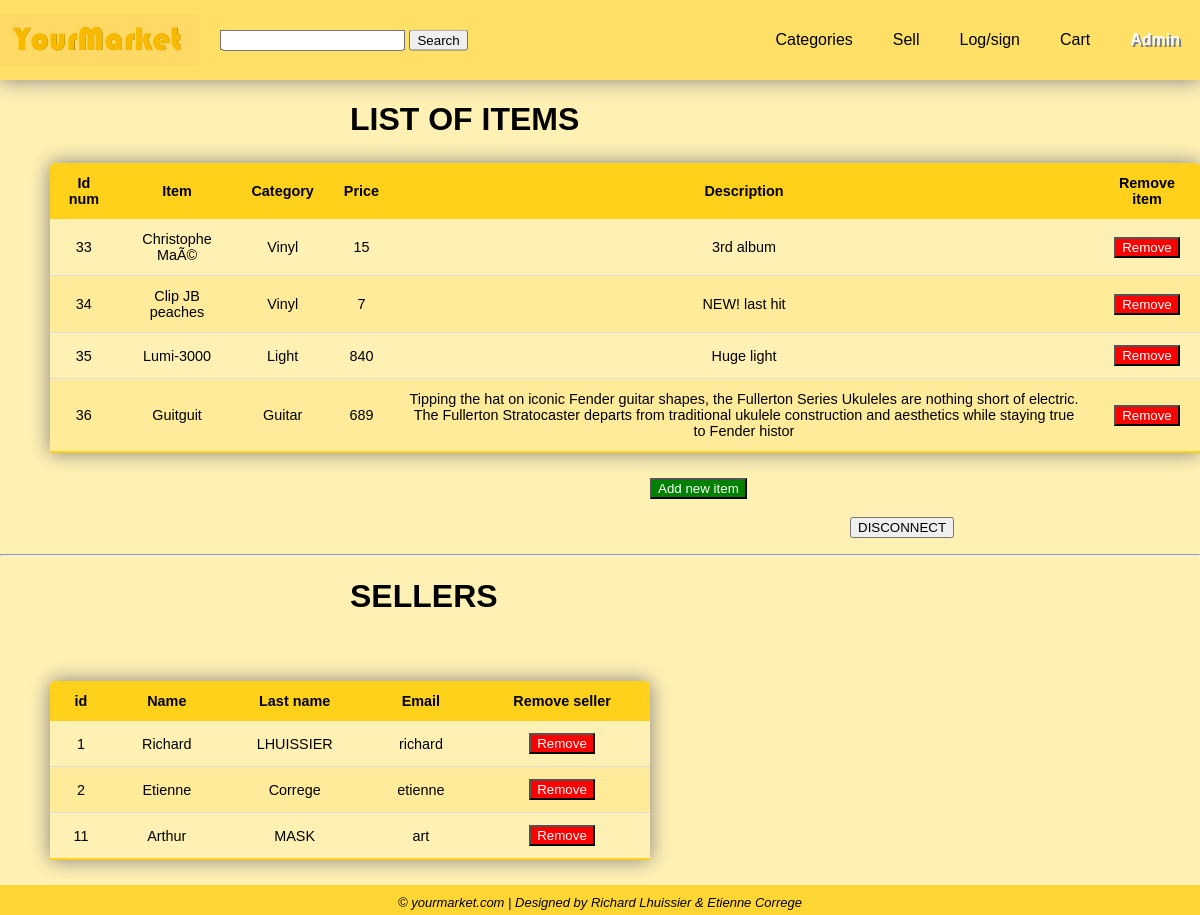
Page /yourmarket/admin.php on the committed database.
### tables this page shows
CREATE TABLE IF NOT EXISTS `item` (
  `id` int(11) NOT NULL AUTO_INCREMENT,
  `category` varchar(255) NOT NULL,
  `brand` varchar(255) NOT NULL,
  `model` varchar(255) NOT NULL,
  `startingprice` int(11) NOT NULL,
  `actualprice` int(11) DEFAULT NULL,
  `description` varchar(500) NOT NULL,
  `sellerid` int(11) NOT NULL,
  `commandid` int(11) DEFAULT NULL,
  `type` varchar(40) NOT NULL,
  PRIMARY KEY (`id`),
  KEY `fk_seller` (`sellerid`),
  KEY `fk_command` (`commandid`)
);

CREATE TABLE IF NOT EXISTS `user` (
  `id` int(11) NOT NULL AUTO_INCREMENT,
  `fname` varchar(50) NOT NULL,
  `lname` varchar(75) NOT NULL,
  `email` varchar(100) NOT NULL,
  `password` varchar(255) NOT NULL,
  `tel` varchar(15) NOT NULL,
  `photo` varchar(255) NOT NULL,
  `background` varchar(255) NOT NULL,
  `adress` varchar(500) NOT NULL,
  PRIMARY KEY (`id`)
);

### yourmarket/admin.php (the view, shortened to what this page needs)
<html>
	<head>
		<link rel="stylesheet" href="style.css">
	</head>
	<body>
	<header>
		<div class="inner_header">
			<div class="logo">
				<a href="index.php"><img src="logo.png" alt="logo" width="200" height="50"></a>
			</div>
			<div class="searchbar">
				<input type="search" id="search" value="">
				<input type="button" value="Search">
			</div>
			<ul class="navigation">
				<a href="categories.php"><li>Categories</li></a>
				<?php
					if($_SESSION['id']!=0){
						echo "<a href='sell.php'><li>Sell</li></a>";
						echo "<a href='youraccount.php'><li>Your Account</li></a>";
					}else{
						echo "<a href='youraccount_log_sig.php'><li>Sell</li></a>";
						echo "<a href='youraccount_log_sig.php'><li >Log/sign</li></a>";
					}
					echo "<a href='cart.php'><li>Cart</li></a>";
					if($_SESSION['admin']!=0){
						echo "<a href='admin.php'><li class='selected'>Admin</li></a>";
					}else{
						echo "<a href='youraccount_log_sig.php'><li class='selected'>Admin</li></a>";
					}
				?>
			</ul>
		</div>
	</header>
	<div class="list" style="margin-left:50px">
		<h1 style="margin-left:300px"> LIST OF ITEMS </h1>
		<table class="table-content">
		<form name="myformitem" action="admin.php" method="POST">
			<thead>
				<tr>
					<th>Id num</th>
					<th>Item</th>
					<th>Category</th>
					<th>Price</th>
					<th>Description</th>
					<th>Remove item</th>
				</tr>
			</thead>
			<tbody>
			<?php
		$user = 'root';
		$password = '';
		$database = 'yourmarket';
		$port = NULL;
		$mysqli = new mysqli('127.0.0.1', $user, $password, $database, $port);
			$sql = "SELECT * FROM item";
			$result = $mysqli->query($sql);
		if ($result->num_rows > 0) {
						while($row = $result->fetch_assoc()) {
							echo "<tr>
								<td>".$row['id']."</td>
								<td>".$row['model']."</td>
								<td>".$row['category']."</td>
								<td>".$row['startingprice']."</td>
								<td>".$row['description']."</td>
								<td><button name='remove' value='".$row['id']."' onclick='removeitem(this.value)' style='background-color:red; color:white'>Remove</button></td>
								</tr>";
						}
					}
		?>
			</tbody>
			</form>
		</table>
		<a href="sell.php">
			<button style="background-color:green; color:white;margin-left:600px">Add new item</button><br><br>
		</a>
		<form action="admin.php" method="POST">
			<input type='submit' name="dcadmin" value="DISCONNECT" style="margin-left:800px">
		</form>
		</div>
		<hr>
		<div class="list" style="margin-left:50px">
		<h1 style="margin-left:300px"> SELLERS </h1>
		<table class="table-content">
			<form name="myform" action="admin.php" method="POST">
					<thead>
						<tr>
							<th>id</th>
							<th>Name</th>
							<th>Last name</th>
							<th>Email</th>
							<th>Remove seller</th>
						</tr>
					</thead>
					<tbody>
					<?php
				$user = 'root';
				$password = '';
				$database = 'yourmarket';
				$port = NULL;
				$mysqli = new mysqli('127.0.0.1', $user, $password, $database, $port);
					$sql = "SELECT * FROM user";
					$result = $mysqli->query($sql);
				if ($result->num_rows > 0) {
								echo '<div class="layout">';
								while($row = $result->fetch_assoc()) {
									echo "<tr>
										<td>".$row['id']."</td>
										<td>".$row['fname']."</td>
										<td>".$row['lname']."</td>
										<td>".$row['email']."</td>
										<td><button name='remove' value='".$row['id']."' onclick='removeseller(this.value)' style='background-color:red; color:white'>Remove</button></td>
										</tr>";
								}
							}
				?>
					</tbody>
			</form>
			</table>
		</div>
	<div class="footer">
		&copy; yourmarket.com | Designed by Richard Lhuissier & Etienne Correge
	</div>
	</body>
</html>

### yourmarket/style.css (style rules this page uses)
body { margin:0; background:#fff0b3; font-family:Sans-Serif; }
header { background:#ffe066; width:100%; height: 80px; display: block; }
.inner_header { width: 100%; height: 100%; display: block; margin: 0 auto; box-shadow:0 0 20px gray; }
.logo { height: 100%; display: table; float: left; }
.logo a { height: 100%; display: table-cell; vertical-align: middle; }
.searchbar { height:100%; display: block; float: left; margin-left: 20px; }
.searchbar input { position: relative; top: 50%; transform: translateY(-50%); }
.navigation { float: right; height: 100%; display: block; margin:0; padding:0; }
.navigation a { height: 100%; display: table; float: left; padding: 0px 20px; text-decoration:none; color: black; }
.navigation a li { display:table-cell; vertical-align: middle; height: 100%; }
.selected { color: white; font-weight: bold; text-shadow: 2px 2px gray; }
table { margin: auto; }
.table-content { border-collapse:collapse; margin:25px 0; font-size:0.9em; min-width:600px; border-radius:5px 5px 0 0; overflow:hidden; box-shadow:0 0 20px gray; }
.table-content thead tr { background-color:#ffd11a; color:black; font-weight:bold; }
.table-content th, .table-content td { padding:12px 15px; text-align:center; }
.table-content tbody tr { border-bottom:1px solid #dddddd; }
.table-content tbody tr:nth-of-type(even) { background-color:#ffeb99; }
.table-content tbody tr:last-of-type { border-bottom:2px solid #ffd11a; }
.footer { position: relative; background:#ffd633; text-align:center; float: bottom; width:100%; padding-top:10px; height:20px; font-size:small; font-style:italic; }
.layout { display: grid; grid-template-columns: auto auto auto; padding: 10px; grid-gap: 10px; }

### rows in the picture
item: id "33", model "Christophe MaÃ©", category "Vinyl", startingprice "15", description "3rd album"
item: id "34", model "Clip JB peaches", category "Vinyl", startingprice "7", description "NEW! last hit"
item: id "35", model "Lumi-3000", category "Light", startingprice "840", description "Huge light"
item: id "36", model "Guitguit", category "Guitar", startingprice "689", description "Tipping the hat on iconic Fender guitar shapes, the Fullerton Series Ukuleles are nothing short of electric. The Fullerton Stratocaster departs from traditional ukulele construction and aesthetics while staying true to Fender histor"
user: id "1", fname "Richard", lname "LHUISSIER", email "richard"
user: id "2", fname "Etienne", lname "Correge", email "etienne"
user: id "11", fname "Arthur", lname "MASK", email "art"
